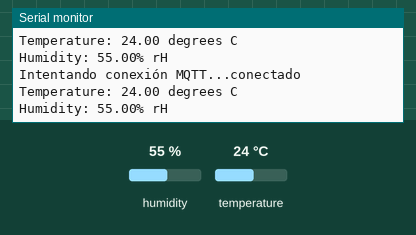
Recording of a sketch running on a simulated ESP32. On the bench: the last lines printed to the serial monitor. Inputs (shaded band) come from the test bench; at power-on: humidity 55 %, temperature 24 °C. WiFi joins after 1.5 s; servers stay silent unless stated; no MQTT or app messages arrive unless stated.

Above: at 2.7 s.
2.8 s: humidity set to 22 %
At 3.3 s:
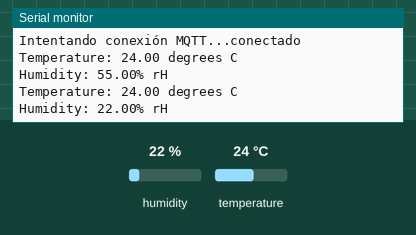
4.3 s: temperature set to 12 °C
At 5.0 s:
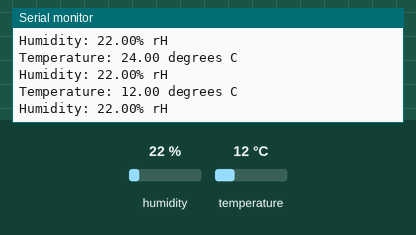
5.8 s: humidity set to 40 %
At 10.9 s:
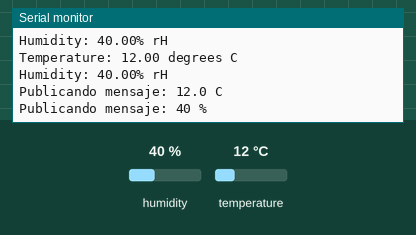
Timing chart, 0 to 12.4 s (numbered marks = the images above; inputs shaded):
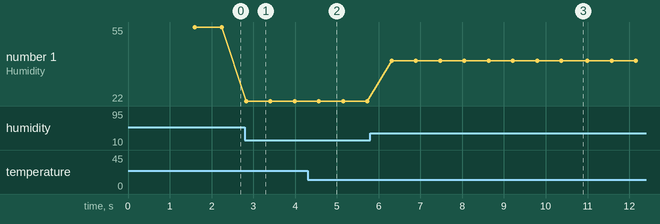

The sketch:

ESP32mqtt.ino
```cpp
// (licence header left out)
#include <Adafruit_AHTX0.h>
#include <WiFi.h>
#include <PubSubClient.h>

Adafruit_AHTX0 aht;

const char *ssid = "XXXXXXXXXXXXXXXXXXXXXXX";
const char *password = "XXXXXXXXXXXXXXXXXXX";
const char *mqtt_server ="XXXXXXXXXXXXXXXXX";
int mqtt_port = 1883;

WiFiClient espClient;
PubSubClient client(espClient);
void reconnect();

void setup()
{
  Serial.begin(9600);
  Serial.println("Demo mqtt con AHT20");
  if (!aht.begin())
  {
    Serial.println("No encontró el sensor AHT?");
    while (1)
      delay(10);
  }
  Serial.println("AHT20 encontrado!");

  // Conectar a WiFi
  Serial.println();
  Serial.print("Conectando a ");
  Serial.println(ssid);

  WiFi.begin(ssid, password);

  while (WiFi.status() != WL_CONNECTED)
  {
    delay(500);
    Serial.print(".");
  }

  Serial.println();
  Serial.println("WiFi conectado");
  Serial.println("Dirección IP: ");
  Serial.println(WiFi.localIP());

  // Configurar cliente MQTT
  client.setServer(mqtt_server, mqtt_port);
}


void loop()
{
  sensors_event_t e_humedad, e_temp;
  aht.getEvent(&e_humedad, &e_temp); // populate temp and humidity objects with fresh data
  Serial.print("Temperature: ");
  Serial.print(e_temp.temperature);
  Serial.println(" degrees C");
  Serial.print("Humidity: ");
  Serial.print(e_humedad.relative_humidity);
  Serial.println("% rH");

  if (!client.connected())
  {
    reconnect();
  }
  client.loop();

  long now = millis();
  static long lastMsg = 0;

  if (now - lastMsg > 10000)
  { // Enviar telemetría cada 10 segundos
    lastMsg = now;

    // Aquí, pon el código para leer tu sensor
    float temperatura = roundf(e_temp.temperature * 10)/10;
    float humedad = roundf(e_humedad.relative_humidity);

    char msgt[50];
    snprintf(msgt, 50, "%.1f C", temperatura);
    Serial.print("Publicando mensaje: ");
    Serial.println(msgt);

    // Publicar el mensaje
    client.publish("esp32/temperatura", msgt);

    char msgh[50];
    snprintf(msgh, 50, "%.0f %%", humedad);
    Serial.print("Publicando mensaje: ");
    Serial.println(msgh);

    // Publicar el mensaje
    client.publish("esp32/humedad", msgh);
  }

  delay(500);
}


void reconnect()
{
  // Loop hasta que estemos reconectados
  while (!client.connected())
  {
    Serial.print("Intentando conexión MQTT...");
    // Intentar conectar
    if (client.connect("ESP32Client"))
    {
      Serial.println("conectado");
    }
    else
    {
      Serial.print("falló, rc=");
      Serial.print(client.state());
      Serial.println(" intentar de nuevo en 5 segundos");
      // Esperar 5 segundos antes de volver a intentar
      delay(5000);
    }
  }
}
```

Measured:
- after the input at 2.8 s, the serial monitor: prints a new line at once (image 1)
- after the input at 4.3 s, the serial monitor: prints a new line after 0.27 s (image 2)
- after the input at 5.8 s, the serial monitor: prints a new line after 0.51 s (image 3)
- plotted number 1: 55 → 22 after the input at 2.8 s, 22 → 40 after the input at 5.8 s
